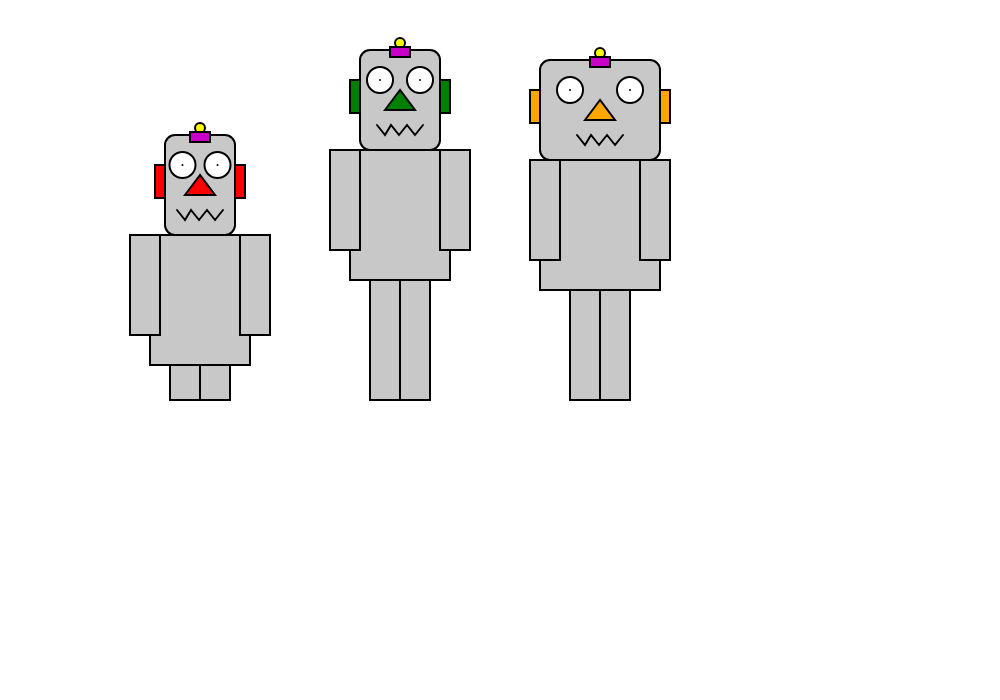
Frame 1 (no input)
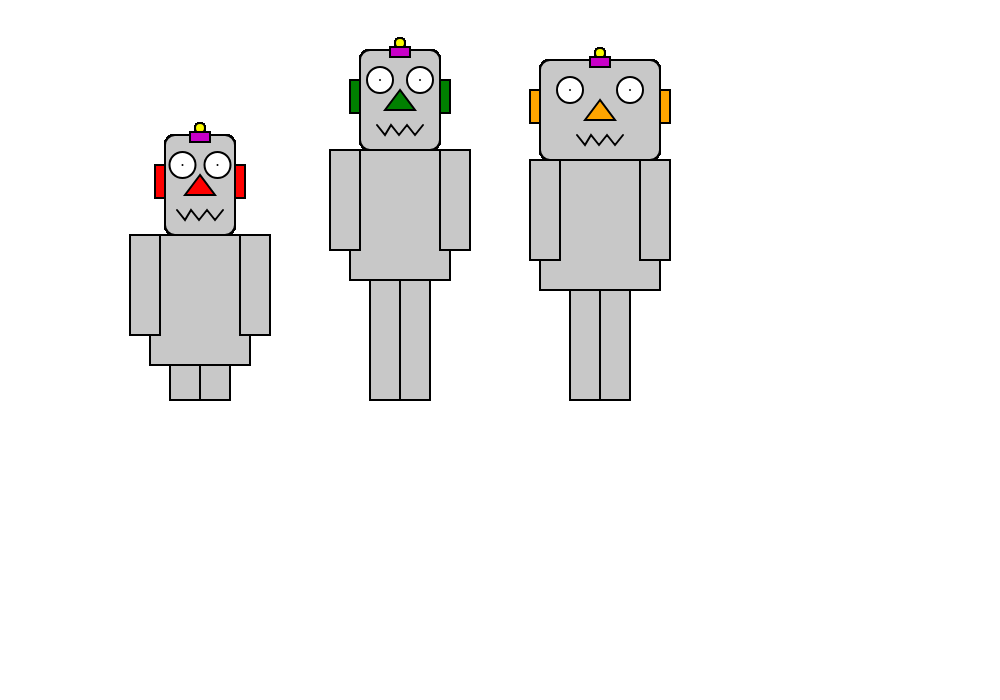
Frame 60 (no input)
Frame 120 (the mouse pressed at the canvas centre since frame 60): identical to frame 60, image omitted

The p5.js sketch that drew these frames (run headless with seeded random() and noise() and a simulated clock; from frame 60 on, the mouse is pressed at the canvas centre):

// p5.js sketch
// ── sketch.js
//Hack it - we are the robot family

//TASK 1. modify the code so that all three robots are drawn
//TASK 2. try changing the numbers to create your robot family
//TASK 3. create more arrays and use the values in them to add more variation to the robots


var robotWidths;
var robotHeights;
var headWidths;

function setup()
{
	//create a canvas for the robot
	createCanvas(1000, 700);
    robotWidths = [100,100,120];
    robotHeights = [35,120,110];
    headWidths = [0.7,0.8,1.2];
    noseFills= ['red', 'green', 'orange'];
    earsFills= ['red', 'green', 'orange'];
    
}

function draw()
{
	strokeWeight(2);
    translate(0, 400);

    //ROBOT 1
    translate(200,0);
    // Roboto body
    fill(200);
    rect(-robotWidths[0]/2, -robotHeights[0] - 130, robotWidths[0], 130);
    rect(-70, -robotHeights[0] - 130, 30, 100);
    rect(40,  -robotHeights[0] - 130, 30, 100);
    rect(-30, -robotHeights[0], 30, robotHeights[0]);
    rect(0,  -robotHeights[0], 30, robotHeights[0]);

    //robot heads
    fill(200);
    rect(-50* headWidths[0], -robotHeights[0] - 230, 100* headWidths[0], 100, 10);

    //ears
    // fill(255, 0, 0);
    fill(earsFills[0]);
    rect(-50 * headWidths[0] - 10, -robotHeights[0] - 200, 10, 33);
    rect(50 * headWidths[0], -robotHeights[0] - 200, 10, 33);

    //robots' antennas
    fill(250, 250, 0);
    ellipse(0, -robotHeights[0] - 237, 10, 10);
    fill(200, 0, 200);
    rect(-10, -robotHeights[0] - 233, 20, 10);

    //robot's eyes
    fill(255)
    ellipse(-25 * headWidths[0], -robotHeights[0] - 200, 26, 26);
    point(-25 * headWidths[0], -robotHeights[0] - 200);
    ellipse(25 * headWidths[0], -robotHeights[0] - 200, 26, 26);
    point(25 * headWidths[0], -robotHeights[0] - 200);

    //robots' nose
    fill(noseFills[0]);
    triangle(0, -robotHeights[0] - 190, -15, -robotHeights[0] - 170,15, -robotHeights[0] - 170);

    //robot mouth
    noFill();
    beginShape();
    vertex(-23, -robotHeights[0] - 155);
    vertex(-15, -robotHeights[0] - 145);
    vertex(-9, -robotHeights[0] - 155);
    vertex(-1, -robotHeights[0] - 145);
    vertex(7, -robotHeights[0] - 155);
    vertex(15, -robotHeights[0] - 145);
    vertex(23, -robotHeights[0] - 155);
    endShape();
    
    //ROBOT 2
    translate(200,0);
    // Roboto body
    fill(200);
    rect(-robotWidths[1]/2, -robotHeights[1] - 130, robotWidths[1], 130);
    rect(-70, -robotHeights[1] - 130, 30, 100);
    rect(40,  -robotHeights[1] - 130, 30, 100);
    rect(-30, -robotHeights[1], 30, robotHeights[1]);
    rect(0,  -robotHeights[1], 30, robotHeights[1]);

    //robot heads
    fill(200);
    rect(-50* headWidths[1], -robotHeights[1] - 230, 100* headWidths[1], 100, 10);

    //ears
    // fill(255, 0, 0);
    fill(earsFills[1]);

    rect(-50 * headWidths[1] - 10, -robotHeights[1] - 200, 10, 33);
    rect(50 * headWidths[1], -robotHeights[1] - 200, 10, 33);

    //robots' antennas
    fill(250, 250, 0);
    ellipse(0, -robotHeights[1] - 237, 10, 10);
    fill(200, 0, 200);
    rect(-10, -robotHeights[1] - 233, 20, 10);

    //robot's eyes
    fill(255)
    ellipse(-25 * headWidths[1], -robotHeights[1] - 200, 26, 26);
    point(-25 * headWidths[1], -robotHeights[1] - 200);
    ellipse(25 * headWidths[1], -robotHeights[1] - 200, 26, 26);
    point(25 * headWidths[1], -robotHeights[1] - 200);

    //robots' nose
    // fill(255, 0, 0);
    fill(noseFills[1]);

    triangle(0, -robotHeights[1] - 190, -15, -robotHeights[1] - 170,15, -robotHeights[1] - 170);

    //robot mouth
    noFill();
    beginShape();
    vertex(-23, -robotHeights[1] - 155);
    vertex(-15, -robotHeights[1] - 145);
    vertex(-9, -robotHeights[1] - 155);
    vertex(-1, -robotHeights[1] - 145);
    vertex(7, -robotHeights[1] - 155);
    vertex(15, -robotHeights[1] - 145);
    vertex(23, -robotHeights[1] - 155);
    endShape();
        
    
      //ROBOT 3
      translate(200,0);
      // Roboto body
      fill(200);
      rect(-robotWidths[2]/2, -robotHeights[2] - 130, robotWidths[2], 130);
      rect(-70, -robotHeights[2] - 130, 30, 100);
      rect(40,  -robotHeights[2] - 130, 30, 100);
      rect(-30, -robotHeights[2], 30, robotHeights[2]);
      rect(0,  -robotHeights[2], 30, robotHeights[2]);
  
      //robot heads
      fill(200);
      rect(-50* headWidths[2], -robotHeights[2] - 230, 100* headWidths[2], 100, 10);
  
      //ears
    fill(earsFills[2]);
    //   fill(255, 0, 0);
      rect(-50 * headWidths[2] - 10, -robotHeights[2] - 200, 10, 33);
      rect(50 * headWidths[2], -robotHeights[2] - 200, 10, 33);
  
      //robots' antennas
      fill(250, 250, 0);
      ellipse(0, -robotHeights[2] - 237, 10, 10);
      fill(200, 0, 200);
      rect(-10, -robotHeights[2] - 233, 20, 10);
  
      //robot's eyes
      fill(255)
      ellipse(-25 * headWidths[2], -robotHeights[2] - 200, 26, 26);
      point(-25 * headWidths[2], -robotHeights[2] - 200);
      ellipse(25 * headWidths[2], -robotHeights[2] - 200, 26, 26);
      point(25 * headWidths[2], -robotHeights[2] - 200);
  
      //robots' nose
    //   fill(255, 0, 0);
    fill(noseFills[2]);

      triangle(0, -robotHeights[2] - 190, -15, -robotHeights[2] - 170,15, -robotHeights[2] - 170);
  
      //robot mouth
      noFill();
      beginShape();
      vertex(-23, -robotHeights[2] - 155);
      vertex(-15, -robotHeights[2] - 145);
      vertex(-9, -robotHeights[2] - 155);
      vertex(-1, -robotHeights[2] - 145);
      vertex(7, -robotHeights[2] - 155);
      vertex(15, -robotHeights[2] - 145);
      vertex(23, -robotHeights[2] - 155);
      endShape();

}
